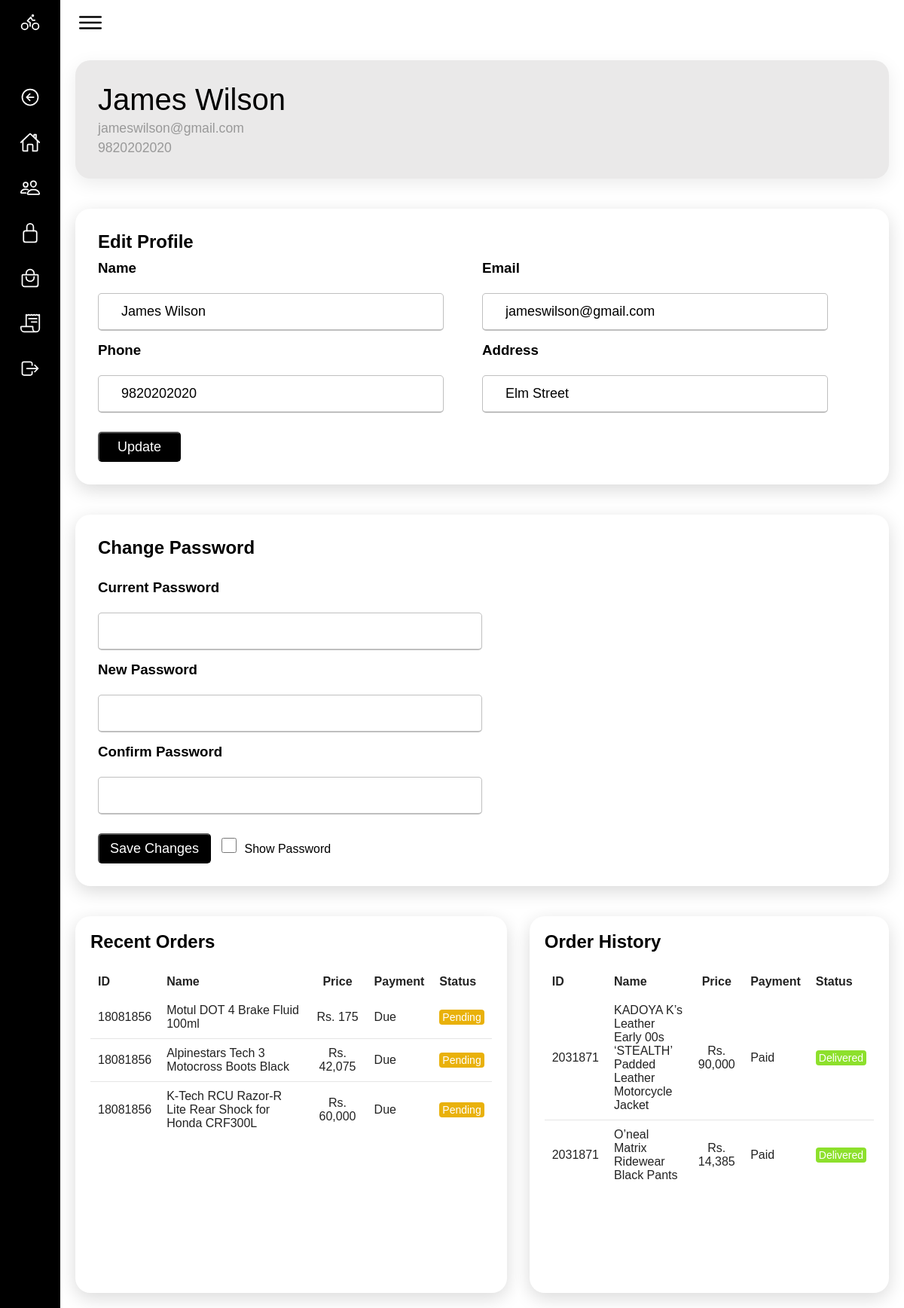
Page /homepage/dashboard.php (signed in) on the committed database.
### tables this page shows
CREATE TABLE `user` (
  `id` int(255) NOT NULL,
  `name` char(255) NOT NULL,
  `email` varchar(255) NOT NULL,
  `password` varchar(255) NOT NULL,
  `phone_number` bigint(10) NOT NULL,
  `address` varchar(255) NOT NULL,
  `reg_date` timestamp NOT NULL DEFAULT current_timestamp()
);

CREATE TABLE `orders` (
  `prim_id` int(255) NOT NULL,
  `bulk_id` int(255) NOT NULL,
  `user_id` int(11) NOT NULL,
  `product_id` int(255) NOT NULL,
  `name` char(255) NOT NULL,
  `email` varchar(255) NOT NULL,
  `ph_num` bigint(10) NOT NULL,
  `alt_ph_num` bigint(10) NOT NULL,
  `prod_name` varchar(255) NOT NULL,
  `prod_price` int(255) NOT NULL,
  `prod_quantity` int(255) NOT NULL,
  `street_name` varchar(255) NOT NULL,
  `tole` varchar(255) NOT NULL,
  `municipality` char(255) NOT NULL,
  `district` char(255) NOT NULL,
  `payment_method` char(255) NOT NULL,
  `placed_date` timestamp NOT NULL DEFAULT current_timestamp()
);

CREATE TABLE `c_orders` (
  `prim_id` int(255) NOT NULL,
  `bulk_id` int(255) NOT NULL,
  `user_id` int(11) NOT NULL,
  `product_id` int(255) NOT NULL,
  `name` char(255) NOT NULL,
  `email` varchar(255) NOT NULL,
  `ph_num` bigint(10) NOT NULL,
  `alt_ph_num` bigint(10) NOT NULL,
  `prod_name` varchar(255) NOT NULL,
  `prod_price` int(255) NOT NULL,
  `prod_quantity` int(255) NOT NULL,
  `street_name` varchar(255) NOT NULL,
  `tole` varchar(255) NOT NULL,
  `municipality` char(255) NOT NULL,
  `district` char(255) NOT NULL,
  `payment_method` char(255) NOT NULL,
  `placed_date` timestamp NOT NULL DEFAULT current_timestamp() ON UPDATE current_timestamp(),
  `completed_date` timestamp NOT NULL DEFAULT current_timestamp()
);

### homepage/dashboard.php (the view, shortened to what this page needs)
<?php
    include("../dbconn.php");
    $id = $_SESSION['UID'];
?>
<!DOCTYPE html>
<html lang="en">
<head>
    <link rel="stylesheet" href="css/dashboard.css">
    <link rel="stylesheet" href="../Monsterrat.css">
</head>
<body>
    <div class="container">
        <div class="navigation active">
            <ul>
                <li>
                    <a href="#">
                        <span class="icon">
                            <ion-icon name="bicycle-outline"></ion-icon>
                        </span>
                        <span class="title">My Dashboard</span>
                    </a>
                </li>
                <li style="font-size: 18px; transition: font-size 0.3s ease;"
                        onmouseover="this.style.fontSize='20px';"
                        onmouseout="this.style.fontSize='18px';">
                    <a href="homepage.php">
                        <span class="icon">
                            <ion-icon name="arrow-back-circle-outline"></ion-icon>
                        </span>
                        <span class="title">Back to Homepage</span>
                    </a>
                </li>
                <li>
                    <a href="#" onclick="event.preventDefault(); document.getElementById('cardBox').scrollIntoView({ behavior: 'smooth' }); this.classList.add('clicked');">
                        <span class="icon">
                            <ion-icon name="home-outline"></ion-icon>
                        </span>
                        <span class="title">Dashboard</span>
                    </a>
                </li>
                <li>
                    <a href="#" onclick="event.preventDefault(); document.getElementById('edit-profile').scrollIntoView({ behavior: 'smooth' }); this.classList.add('clicked');">
                        <span class="icon">
                            <ion-icon name="people-outline"></ion-icon>
                        </span>
                        <span class="title">Edit Profile</span>
                    </a>
                </li>
                <li>
                    <a href="#" onclick="event.preventDefault(); document.getElementById('c-password').scrollIntoView({ behavior: 'smooth' }); this.classList.add('clicked');">
                        <span class="icon">
                            <ion-icon name="lock-closed-outline"></ion-icon>
                        </span>
                        <span class="title">Password</span>
                    </a>
                </li>
                <li>
                    <a href="#" onclick="event.preventDefault(); document.getElementById('recentOrders').scrollIntoView({ behavior: 'smooth' }); this.classList.add('clicked');">
                        <span class="icon">
                            <ion-icon name="bag-handle-outline"></ion-icon>
                        </span>
                        <span class="title">Recent Orders</span>
                    </a>
                </li>
                <li>
                    <a href="#" onclick="event.preventDefault(); document.getElementById('recentCustomers').scrollIntoView({ behavior: 'smooth' }); this.classList.add('clicked');">
                        <span class="icon">
                            <ion-icon name="receipt-outline"></ion-icon>
                        </span>
                        <span class="title">Order History</span>
                    </a>
                </li>
                <li>
                    <a href="../SignOut.php">
                        <span class="icon">
                            <ion-icon name="log-out-outline"></ion-icon>
                        </span>
                        <span class="title">Sign Out</span>
                    </a>
                </li>
            </ul>
        </div>
        <div class="main active">
            <div class="topbar">
                <div class="toggle" id="toggle">
                    <ion-icon name="menu-outline" style="transition: font-size 0.3s ease;"
                    onmousedown="this.style.fontSize='20px';"
                    onmouseup="this.style.fontSize='40px';"></ion-icon>
                </div>
            </div>
            <?php
                $query = "SELECT * FROM user WHERE id = $id";
                $result = mysqli_query($conn, $query);
                if (mysqli_num_rows($result) > 0)
                {
                    $value = mysqli_fetch_assoc($result);
                }
            ?>
            <div class="cardBox" id="cardBox">
                <div class="card">
                    <div>
                        <div class="numbers"><?php echo $value['name'];?></div>
                        <div class="cardName"><?php echo $value['email'];?></div>
                        <div class="cardName"><?php echo $value['phone_number'];?></div>
                    </div>
                </div>
            </div>
            <div class="edit-profile" id="edit-profile">
                <div class="e-card">
                    <h2>Edit Profile</h2>
                    <form action="" method="post" class="upform">
                        <h3>Name<br><br>
                            <input type="text" name="name" id="name" value="<?php echo htmlspecialchars($value['name']) ?>" required></h3>
                        <h3>Email<br><br>
                            <input type="email" name="email" id="email" value="<?php echo htmlspecialchars($value['email']) ?>" required>
                        <h3>Phone<br><br>
                            <input type="number" name="phone_number" id="num" maxlength="10" value="<?php echo $value['phone_number'] ?>"
                            required max="9999999999" min="0" maxlength="10"></h3>
                        <h3>Address<br><br>
                            <input type="text" name="address" id="address" value="<?php echo htmlspecialchars($value['address']) ?>" required></h3>
                        <input type="submit" name="update" value="Update" id="upd">
                    </form>
                </div>
            </div>
            <?php
                include("changePWuser.php");
            ?>
            <div class="details">
                <div class="recentOrders" id="recentOrders">
                    <div class="cardHeader">
                        <h2>Recent Orders</h2>
                    </div>
                    <table>
                        <thead>
                            <tr>
                                <td>ID</td>
                                <td style="text-align:left;">Name</td>
                                <td>Price</td>
                                <td>Payment</td>
                                <td>Status</td>
                            </tr>
                        </thead>
                        <tbody>
                            <?php
                                $select_user = mysqli_query($conn, "SELECT * FROM `orders` WHERE user_id='$id'") or die('Query failed.');
                                if (mysqli_num_rows($select_user) > 0) {
                                    while ($fetch_user = mysqli_fetch_assoc($select_user)) {
                            ?>
                            <tr>
                                <td><?php echo $fetch_user['bulk_id']; ?></td>
                                <td style="text-align:left;"><?php echo $fetch_user['prod_name']; ?></td>
                                <td><?php echo "Rs. ".number_format($fetch_user['prod_price']); ?></td>
                                <td><?php
                                    if($fetch_user['payment_method'] == "Cash-on-Delivery")
                                    {
                                        echo "Due";
                                    }
                                    else
                                    {
                                        echo "Paid";
                                    }
                                ?></td>
                                <td><span class="status pending">Pending</span></td>
                            </tr>
                            <?php
                                    }
                                }
                            ?>
                        </tbody>
                    </table>
                </div>
                <div class="recentOrders" id="recentOrders">
                    <div class="cardHeader">
                        <h2>Order History</h2>
                    </div>
                    <table>
                        <thead>
                            <tr>
                                <td>ID</td>
                                <td style="text-align:left;">Name</td>
                                <td>Price</td>
                                <td>Payment</td>
                                <td>Status</td>
                            </tr>
                        </thead>
                        <tbody>
                            <?php
                                $select_user1 = mysqli_query($conn, "SELECT * FROM `c_orders` WHERE user_id='$id'") or die('Query failed.');
                                if (mysqli_num_rows($select_user1) > 0) {
                                    while ($fetch_user1 = mysqli_fetch_assoc($select_user1)) {
                            ?>
                            <tr>
                                <td><?php echo $fetch_user1['bulk_id']; ?></td>
                                <td style="text-align:left;"><?php echo $fetch_user1['prod_name']; ?></td>
                                <td><?php echo "Rs. ".number_format($fetch_user1['prod_price']); ?></td>
                                <td>Paid</td>
                                <td><span class="status delivered">Delivered</span></td>
                            </tr>
                            <?php
                                    }
                                }
                            ?>
                        </tbody>
                    </table>
                </div>
            </div>
        </div>
    </div>
</body>
</html>

### homepage/css/dashboard.css (style rules this page uses)
* { margin: 0; padding: 0; box-sizing: border-box; }
:root { --blue: black; --white: #fff; --gray: #f5f5f5; --black1: #222; --black2: #999; }
body { min-height: 100vh; overflow-x: hidden; }
.container { position: relative; width: 100%; }
.navigation { position: fixed; width: 300px; height: 100%; background-color: black; border-left: 10px solid black; transition: 0.5s; overflow: hidden; }
.navigation.active { width: 80px; }
.navigation ul { position: absolute; top: 0; left: 0; width: 100%; }
.navigation ul li { position: relative; width: 100%; list-style: none; border-top-left-radius: 30px; border-bottom-left-radius: 30px; transition: 0.3s ease-in; }
.navigation ul li:nth-child(1) { margin-bottom: 40px; pointer-events: none; }
.navigation ul li a { position: relative; display: block; width: 100%; display: flex; text-decoration: none; color: var(--white); }
.navigation ul li a .icon { position: relative; display: block; min-width: 60px; height: 60px; line-height: 75px; text-align: center; }
.navigation ul li a .icon ion-icon { font-size: 1.75rem; }
.navigation ul li a .title { position: relative; display: block; padding: 0 10px; height: 60px; line-height: 60px; text-align: start; white-space: nowrap; }
.main { position: absolute; width: calc(100% - 300px); left: 300px; min-height: 100vh; background: var(--white); transition: 0.5s; }
.main.active { width: calc(100% - 80px); left: 80px; }
.topbar { width: 100%; height: 60px; display: flex; justify-content: space-between; align-items: center; padding: 0 10px; }
.toggle { position: relative; width: 60px; height: 60px; display: flex; justify-content: center; align-items: center; font-size: 2.5rem; cursor: pointer; }
.cardBox { position: relative; width: 100%; padding: 20px; }
.cardBox .card { position: relative; background: rgb(234, 233, 233); padding: 30px; border-radius: 20px; display: flex; justify-content: space-between; cursor: pointer; box-shadow: 0 7px 25px rgba(0, 0, 0, 0.08); width: 100%; transition: 0.3s ease-in; }
.cardBox .card .numbers { position: relative; font-weight: 500; font-size: 2.5rem; color: var(--blue); }
.cardBox .card .cardName { color: var(--black2); font-size: 1.1rem; margin-top: 5px; }
.edit-profile { position: relative; width: 100%; padding: 20px; }
.edit-profile .e-card { position: relative; background: var(--white); padding: 30px; border-radius: 20px; justify-content: space-between; cursor: pointer; box-shadow: 0 7px 25px rgba(0, 0, 0, 0.15); width: 100%; transition: 0.3s ease-in; }
.edit-profile .e-card h2 { margin-bottom: 10px; }
.upform { display: grid; grid-template-columns: repeat(2, 1fr); }
form #name, #email, #num, #address { width: 90%; height: 50px; outline: none; font-size: 18px; background-color: transparent; caret-color: black; border-radius: 5px; border: 0.5px solid #bfbfbf; border-bottom-width: 2px; transition: all 0.2s ease; color: black; margin-bottom: 15px; padding-left: 30px; }
form #upd { border-radius: 5px; font-size: 18px; margin-top: 10px ; width: 110px; height: 40px; text-align: center; background-color: black; cursor: pointer; transition: 0.3s ease-in; color: white; }
.details { position: relative; width: 100%; padding: 20px; display: grid; grid-template-columns: 1.2fr 1fr; grid-gap: 30px; }
.details .recentOrders { position: relative; min-height: 500px; background: var(--white); padding: 20px; box-shadow: 0 7px 25px rgba(0, 0, 0, 0.15); border-radius: 20px; }
.details .cardHeader { display: flex; justify-content: space-between; align-items: flex-start; }
.cardHeader h2 { font-weight: 600; color: var(--blue); }
.details table { width: 100%; border-collapse: collapse; margin-top: 20px; }
.details table thead td { font-weight: 600; }
.details .recentOrders table tr { color: var(--black1); border-bottom: 1px solid rgba(0, 0, 0, 0.1); transition: 0.2s ease-in; border-radius: 12px; cursor: pointer; }
.details .recentOrders table tbody tr { border-radius: 12px; }
.details .recentOrders table tr:last-child { border-bottom: none; }
.details .recentOrders table tr td { padding: 10px; }
.details .recentOrders table tr td:nth-child(2) { text-align: end; }
.details .recentOrders table tr td:nth-child(3) { text-align: center; }
.status.delivered { padding: 2px 4px; background: #8de02c; color: var(--white); border-radius: 4px; font-size: 14px; font-weight: 500; }
.status.pending { padding: 2px 4px; background: #e9b10a; color: var(--white); border-radius: 4px; font-size: 14px; font-weight: 500; }

### rows in the picture
user: name "James Wilson", email "jameswilson@gmail.com", phone_number "9820202020", address "Elm Street"
orders: bulk "18081856", prod_name "Motul DOT 4 Brake Fluid 100ml", prod_price "175", payment_method "Due"
orders: bulk "18081856", prod_name "Alpinestars Tech 3 Motocross Boots Black", prod_price "42,075", payment_method "Due"
orders: bulk "18081856", prod_name "K-Tech RCU Razor-R Lite Rear Shock for Honda CRF300L", prod_price "60,000", payment_method "Due"
c_orders: bulk "2031871", prod_name "KADOYA K’s Leather Early 00s ‘STEALTH’ Padded Leather Motorcycle Jacket", prod_price "90,000"
c_orders: bulk "2031871", prod_name "O’neal Matrix Ridewear Black Pants", prod_price "14,385"
